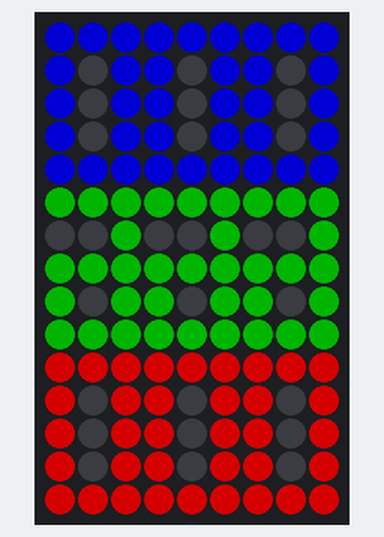
The sketch below on a simulated ESP32. Shown: 9×15 RGB LED matrix (first LED top left, wired row by row). Dim RGB values are drawn brighter than linear.

Above: at 0.13 s.
At 4.96 s:
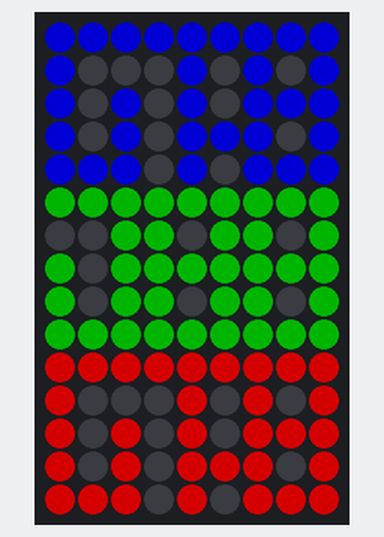
At 10.04 s:
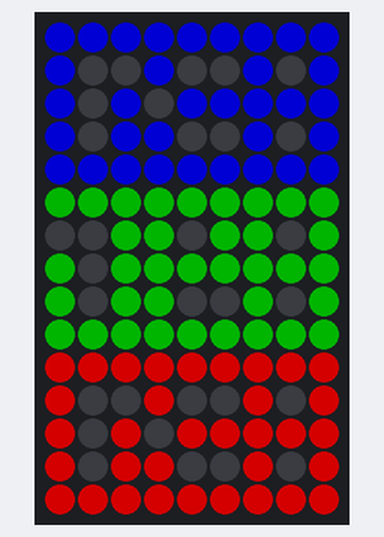
At 19.96 s:
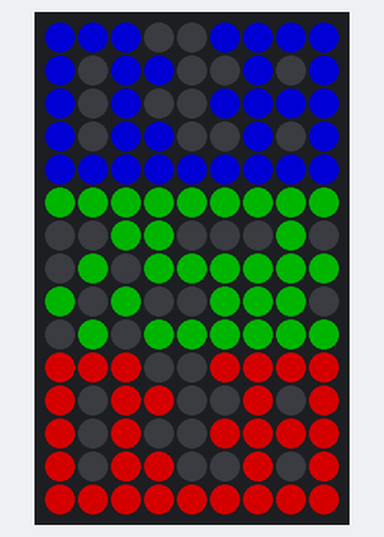
At 29.87 s:
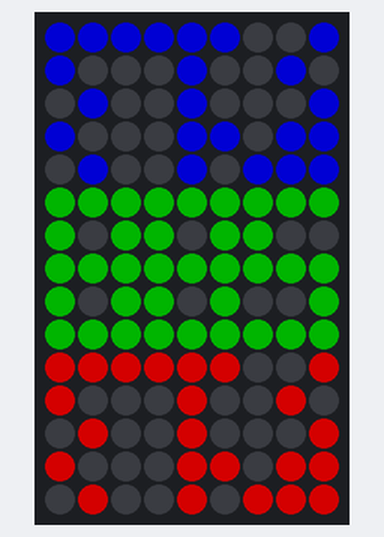
At 39.79 s:
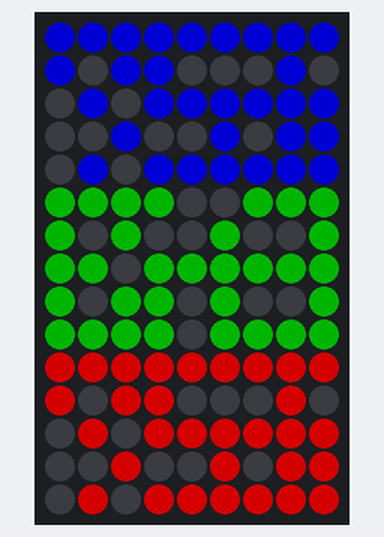

The sketch:

3x3_number_matrix.ino
```cpp
#include <FastLED.h>

// Matrix configuration
#define NUM_LEDS 135  // 9x15 matrix
#define DATA_PIN 13   // Pin connected to WS2812
#define MATRIX_WIDTH 9
#define MATRIX_HEIGHT 15
#define ROW_1 0
#define ROW_2 5
#define ROW_3 10

CRGB leds[NUM_LEDS];

// 5x3 digit patterns (1 = LED on, 0 = LED off)
const byte digits[10][5][3] = {
  { { 1, 1, 1 }, { 1, 0, 1 }, { 1, 0, 1 }, { 1, 0, 1 }, { 1, 1, 1 } },  // 0
  { { 0, 1, 0 }, { 1, 1, 0 }, { 0, 1, 0 }, { 0, 1, 0 }, { 1, 1, 1 } },  // 1
  { { 1, 1, 1 }, { 0, 0, 1 }, { 1, 1, 1 }, { 1, 0, 0 }, { 1, 1, 1 } },  // 2
  { { 1, 1, 1 }, { 0, 0, 1 }, { 0, 1, 1 }, { 0, 0, 1 }, { 1, 1, 1 } },  // 3
  { { 1, 0, 1 }, { 1, 0, 1 }, { 1, 1, 1 }, { 0, 0, 1 }, { 0, 0, 1 } },  // 4
  { { 1, 1, 1 }, { 1, 0, 0 }, { 1, 1, 1 }, { 0, 0, 1 }, { 1, 1, 1 } },  // 5
  { { 1, 1, 1 }, { 1, 0, 0 }, { 1, 1, 1 }, { 1, 0, 1 }, { 1, 1, 1 } },  // 6
  { { 1, 1, 1 }, { 0, 0, 1 }, { 0, 0, 1 }, { 0, 0, 1 }, { 0, 0, 1 } },  // 7
  { { 1, 1, 1 }, { 1, 0, 1 }, { 1, 1, 1 }, { 1, 0, 1 }, { 1, 1, 1 } },  // 8
  { { 1, 1, 1 }, { 1, 0, 1 }, { 1, 1, 1 }, { 0, 0, 1 }, { 1, 1, 1 } }   // 9
};


// Map (x, y) to the zigzag pixel index with flipped orientation
int getPixelIndex(int x, int y) {
  // Flip the rows to account for the upside-down matrix
  int flippedY = MATRIX_HEIGHT - 1 - y;

  if (flippedY % 2 == 0) {
    // Even row (left to right)
    return flippedY * MATRIX_WIDTH + x;
  } else {
    // Odd row (right to left)
    return (flippedY + 1) * MATRIX_WIDTH - x - 1;
  }
}


// Draw a digit on the matrix
void drawDigit(int digit, int startX, int startY, CRGB color) {
  for (int row = 0; row < 5; row++) {
    for (int col = 0; col < 3; col++) {
      if (digits[digit][row][col] == 1) {
        int pixelIndex = getPixelIndex(startX + col, startY + row);
        leds[pixelIndex] = color;
      }
    }
  }
}

// Display a row of digits using an integer
void displayRow(int number, int startY, CRGB color) {
  for (int i = 0; i < 3; i++) {
    int digit = (number / (int)pow(10, 2 - i)) % 10;
    int startX = i * 3;
    drawDigit(digit, startX, startY, color);
  }
}

// Clear the matrix
void clearMatrix() {
  fill_solid(leds, NUM_LEDS, CRGB::Black);
}

void setup() {
  FastLED.addLeds<WS2812, DATA_PIN, GRB>(leds, NUM_LEDS);
  FastLED.clear();
  FastLED.setBrightness(128);  // Set brightness (0 to 255): SUGGESTED BRIGHTNESS 128 (50%)
}

void loop() {
  clearMatrix();
  for (int i = 0; i < 1000; i++) {
    clearMatrix();  // Display digits in each row
    // displayRow(value, row number, colour);
    displayRow(i, ROW_1, CRGB::Red);
    displayRow(999 - i, ROW_2, CRGB::Green);
    displayRow(i, ROW_3, CRGB::Blue);
    FastLED.show();
    delay(250);
  }
}
```
